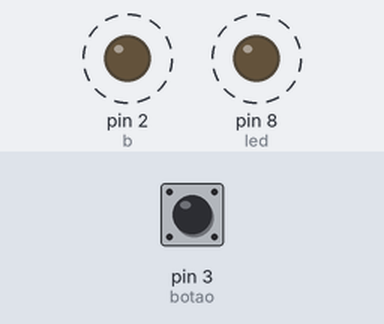
A sketch run on a simulated Arduino Uno, built with avr-gcc and run on an emulated ATmega328P. On the bench: output pins drawn as LEDs (lit = HIGH). Dashed ring = blinking. The inputs (shaded band) are chosen by the test bench; at power-on: pin 3 (botao) LOW.

Above: at 3.0 s.
3.1 s: pin 3 (botao) pulled HIGH for 3.2 s
Timing chart, 0 to 16.5 s (numbered marks = the images above; inputs shaded):
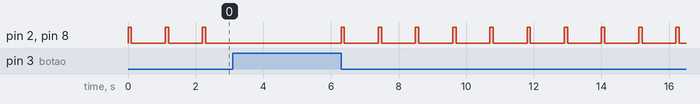

The sketch:

acionar_buzzer_e_led.ino
```cpp
int b= 2;
int botao= 3;
int led= 8;

void setup() {
  pinMode(b,OUTPUT);
  pinMode(botao,INPUT);
  pinMode(led,OUTPUT);
}

void loop() {
  int estado_botao=0;
  estado_botao=digitalRead(botao);
  if(estado_botao==HIGH){
    digitalWrite(b,LOW);
  }
  else{
    digitalWrite(b,HIGH);
    digitalWrite(led,HIGH);
    delay(100);
    digitalWrite(b,LOW);
    digitalWrite(led,LOW);
    delay(1000);
  }
}
```
